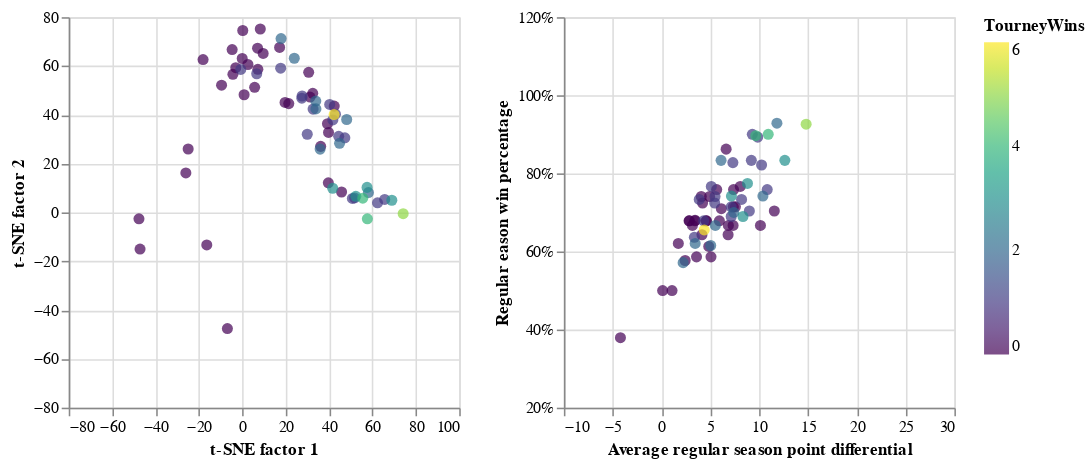

The notebook cell this image was saved under:
### Markdown cell above
### How do these features change from year to year?
The plot below is colored by games won - the tournament winner will appear as yellow. The spread of teams is quite variable year to year. Notably, the tournament that the 1985 Villanova team won as a heavy underdog has less spread in the competition than other years. But interestingly, this model suggests that the 1988 tournament had even less spread and relative to the rest of the field the 1988 Kentucky team may have been an even bigger underdog.

### Code cell
#collapse_hide
## create slider
select_year = alt.selection_single(
    name='select', fields=['Season'], init={'Season': 1985},
    bind=alt.binding_range(min=1985, max=2019, step=1))

colorBy = alt.Color('TourneyWins:Q', scale=alt.Scale(scheme='viridis',reverse=False))
orderBy = alt.Order('TourneyWins:Q', sort='ascending')
base, chart1, chart2 = plot_comparison( df,colorBy, orderBy, axis_ranges)
base = base.add_selection(select_year).transform_filter(select_year)

base.encode(*chart1)  | base.encode(*chart2)

### Figure 1 — Vega-Lite specification as saved in the notebook (floating-point values rounded to 4 significant figures; data arrays with more than 128 entries replaced by an {"elided": "..."} marker saying what was removed)
{"config": {"view": {"continuousWidth": 400, "continuousHeight": 300}}, "hconcat": [{"mark": {"type": "point", "filled": true, "size": 50}, "encoding": {"color": {"condition": {"type": "quantitative", "field": "TourneyWins", "scale": {"reverse": false, "scheme": "viridis"}, "selection": "selector031"}, "value": "lightgray"}, "order": {"type": "quantitative", "field": "TourneyWins", "sort": "ascending"}, "tooltip": [{"type": "nominal", "field": "TeamName"}, {"type": "nominal", "field": "Seed"}], "x": {"type": "quantitative", "axis": {"title": "t-SNE factor 1"}, "field": "factor1", "scale": {"domain": [-80, 100]}}, "y": {"type": "quantitative", "axis": {"title": "t-SNE factor 2"}, "field": "factor2", "scale": {"domain": [-80, 80]}}}, "height": 250, "selection": {"selector031": {"type": "single", "empty": "all", "fields": ["TeamName"]}, "selector032": {"type": "interval", "bind": "scales", "encodings": ["x", "y"]}, "select": {"type": "single", "fields": ["Season"], "init": {"Season": 1985}, "bind": {"input": "range", "max": 2019, "min": 1985, "step": 1}}}, "transform": [{"filter": {"selection": "select"}}], "width": 250}, {"mark": {"type": "point", "filled": true, "size": 50}, "encoding": {"color": {"condition": {"type": "quantitative", "field": "TourneyWins", "scale": {"reverse": false, "scheme": "viridis"}, "selection": "selector031"}, "value": "lightgray"}, "order": {"type": "quantitative", "field": "TourneyWins", "sort": "ascending"}, "tooltip": [{"type": "nominal", "field": "TeamName"}, {"type": "nominal", "field": "Seed"}], "x": {"type": "quantitative", "axis": {"title": "Average regular season point differential"}, "field": "RegPoint_diff", "scale": {"domain": [-10, 30]}}, "y": {"type": "quantitative", "axis": {"format": "%", "title": "Regular eason win percentage"}, "field": "RegWins", "scale": {"domain": [0.2, 1.2]}}}, "height": 250, "selection": {"selector031": {"type": "single", "empty": "all", "fields": ["TeamName"]}, "selector032": {"type": "interval", "bind": "scales", "encodings": ["x", "y"]}, "select": {"type": "single", "fields": ["Season"], "init": {"Season": 1985}, "bind": {"input": "range", "max": 2019, "min": 1985, "step": 1}}}, "transform": [{"filter": {"selection": "select"}}], "width": 250}], "data": {"name": "data-ea9248b5f886e8edd7fe4e8b40540fe5"}, "$schema": "https://vega.github.io/schema/vega-lite/v4.8.1.json", "datasets": {"data-ea9248b5f886e8edd7fe4e8b40540fe5": {"elided": "2286 records"}}}
